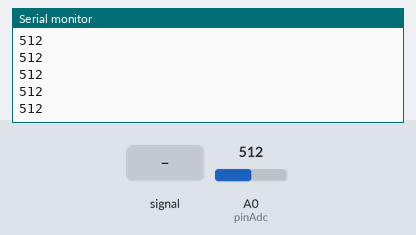
Recording of a sketch running on a simulated Arduino Uno, built with avr-gcc and run on an emulated ATmega328P. Parts: the last lines printed to the serial monitor. The test bench sets the inputs (shaded band); at power-on: A0 (pinAdc) = 512.

Above: at 1.2 s.
1.3 s: A0 (pinAdc) fed a 200 Hz sine of ±81 counts around its level
At 2.1 s:
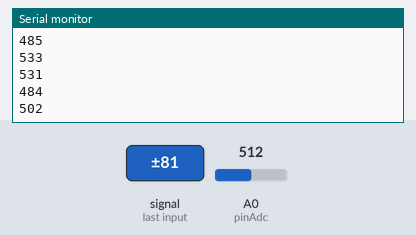
2.8 s: A0 (pinAdc) set to 716
At 3.7 s:
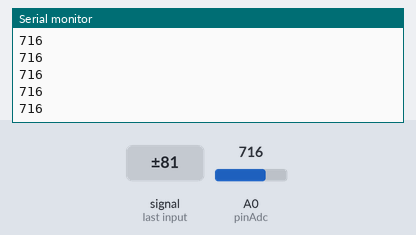
4.3 s: A0 (pinAdc) set to 900
At 5.2 s:
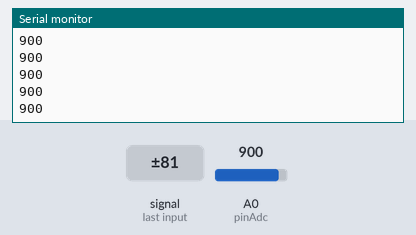
Timing chart, 0 to 7.3 s (numbered marks = the images above; inputs shaded):
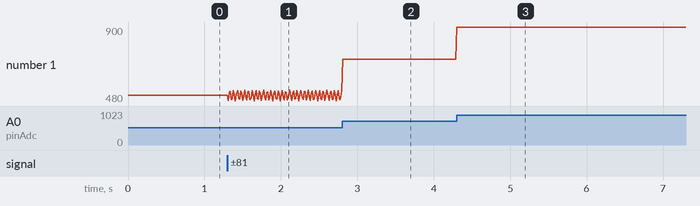

The sketch:

sound_sensor_groove.ino
```cpp
// test code for Grove - Sound Sensor
// loovee @ 2016-8-30

const int pinAdc = A0;

void setup()
{
    Serial.begin(9600);
    //Serial.println("Grove - Sound Sensor Test...");
}

void loop()
{
    long sum = 0;
    for(int i=0; i<32; i++)
    {
        sum += analogRead(pinAdc);
    }

    sum >>= 5;

    Serial.println(sum);
    delay(10);
}
```

Measured:
- after the input at 1.3 s, the serial monitor: prints a new line at once (image 1)
- after the input at 2.8 s, the serial monitor: prints a new line at once (image 2)
- after the input at 4.3 s, the serial monitor: prints a new line at once (image 3)
- plotted number 1: 512 → 537 after the input at 1.3 s, 537 → 716 after the input at 2.8 s, 716 → 900 after the input at 4.3 s
